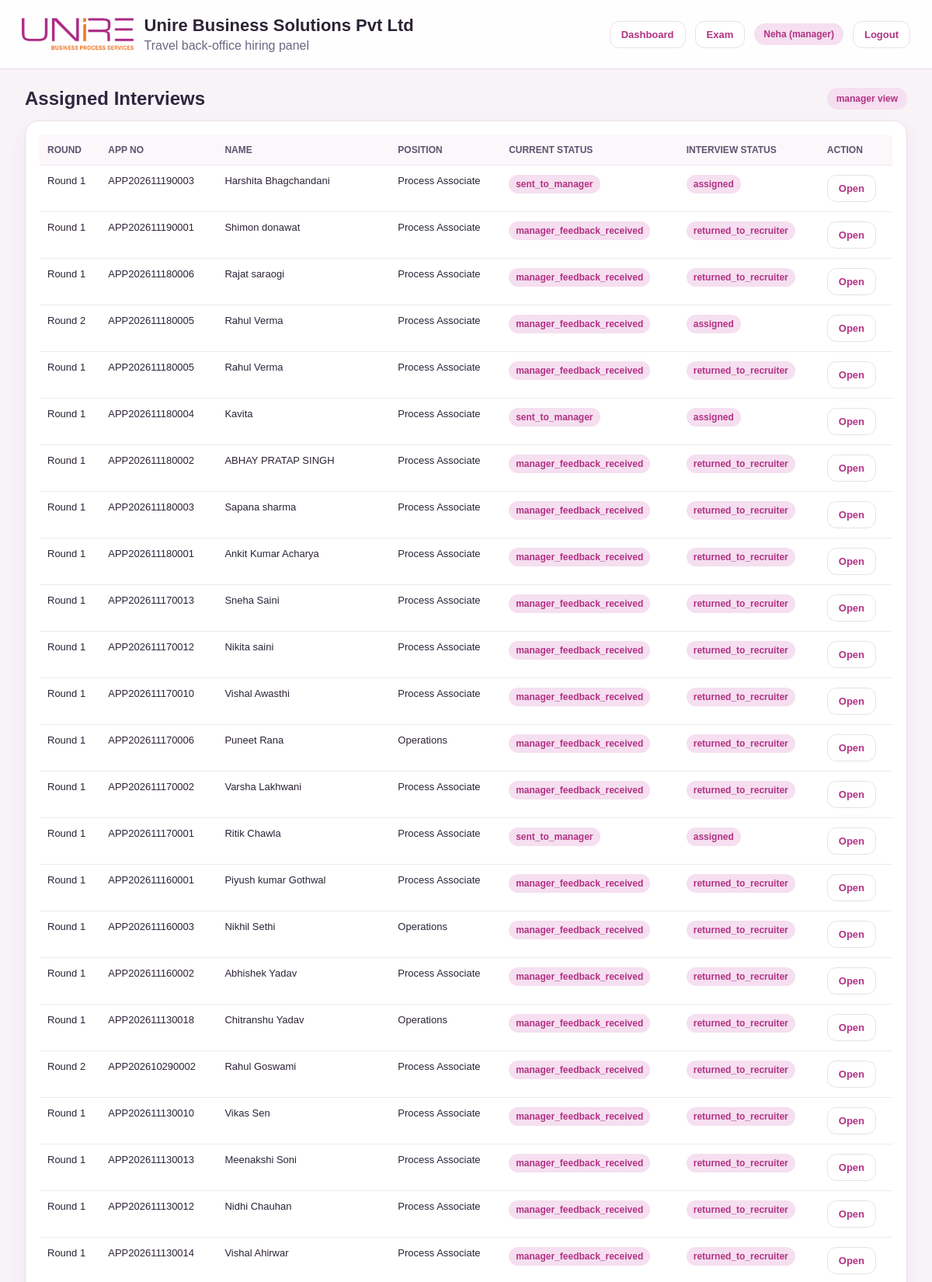
Screenshot of /dashboard.php (signed in, upper part) with the database file from the repository.
### tables this page shows
CREATE TABLE `interview_rounds` (
  `id` int(10) UNSIGNED NOT NULL,
  `candidate_id` int(10) UNSIGNED NOT NULL,
  `round_no` int(11) NOT NULL,
  `round_name` varchar(100) NOT NULL DEFAULT 'Interview Round',
  `recruiter_id` int(10) UNSIGNED NOT NULL,
  `manager_id` int(10) UNSIGNED NOT NULL,
  `assigned_at` timestamp NULL DEFAULT current_timestamp(),
  `interview_status` enum('assigned','under_review','feedback_submitted','returned_to_recruiter','closed') DEFAULT 'assigned',
  `scheduled_at` datetime DEFAULT NULL,
  `feedback_submitted_at` datetime DEFAULT NULL,
  `closed_at` datetime DEFAULT NULL
);

CREATE TABLE `candidates` (
  `id` int(10) UNSIGNED NOT NULL,
  `application_no` varchar(30) NOT NULL,
  `full_name` varchar(150) NOT NULL,
  `email` varchar(150) NOT NULL,
  `phone` varchar(20) NOT NULL,
  `alternate_phone` varchar(20) DEFAULT NULL,
  `gender` varchar(20) DEFAULT NULL,
  `dob` date DEFAULT NULL,
  `address` text DEFAULT NULL,
  `city` varchar(100) DEFAULT NULL,
  `state` varchar(100) DEFAULT NULL,
  `pincode` varchar(20) DEFAULT NULL,
  `highest_qualification` varchar(150) DEFAULT NULL,
  `total_experience` decimal(5,2) DEFAULT 0.00,
  `current_company` varchar(150) DEFAULT NULL,
  `current_salary` decimal(12,2) DEFAULT NULL,
  `expected_salary` decimal(12,2) DEFAULT NULL,
  `position_applied` varchar(150) NOT NULL,
  `department` varchar(100) DEFAULT NULL,
  `source_type` enum('walkin','qr','link','reference') DEFAULT 'walkin',
  `submitted_by_recruiter_id` int(10) UNSIGNED DEFAULT NULL,
  `current_status` varchar(50) NOT NULL DEFAULT 'submitted',
  `final_decision` enum('pending','selected','rejected') DEFAULT 'pending',
  `applied_at` timestamp NULL DEFAULT current_timestamp(),
  `updated_at` timestamp NULL DEFAULT current_timestamp() ON UPDATE current_timestamp(),
  `form_last_updated_by` int(10) UNSIGNED DEFAULT NULL,
  `form_last_updated_role` varchar(50) DEFAULT NULL,
  `form_last_updated_at` timestamp NULL DEFAULT NULL,
  `source_reference_name` varchar(255) DEFAULT NULL,
  `photo_path` varchar(255) DEFAULT NULL,
  `resume_path` varchar(255) DEFAULT NULL,
  `father_husband_name` varchar(150) DEFAULT NULL,
  `emergency_no` varchar(30) DEFAULT NULL,
  `age` int(11) DEFAULT NULL,
  `marital_status` varchar(20) DEFAULT NULL,
  `permanent_address` text DEFAULT NULL,
  `scheduled_exam` varchar(255) DEFAULT NULL,
  `career_goals` text DEFAULT NULL,
  `interest_in_field` text DEFAULT NULL,
  `notice_period` varchar(100) DEFAULT NULL,
  `notice_period_specify` varchar(255) DEFAULT NULL,
  `strengths` text DEFAULT NULL,
  `weakness` text DEFAULT NULL,
  `epf_registered` varchar(10) DEFAULT NULL,
  `uan_no` varchar(50) DEFAULT NULL,
  `esic_registered` varchar(10) DEFAULT NULL,
  `ip_no` varchar(50) DEFAULT NULL,
  `aadhaar_no` varchar(30) DEFAULT NULL,
  `pan_no` varchar(20) DEFAULT NULL,
  `bank_account_no` varchar(50) DEFAULT NULL,
  `ifsc_code` varchar(20) DEFAULT NULL,
  `hobbies` text DEFAULT NULL,
  `computer_knowledge` text DEFAULT NULL,
  `weekly_working_days` varchar(10) DEFAULT NULL,
  `medical_issue` varchar(255) DEFAULT NULL,
  `smoking` varchar(10) DEFAULT NULL,
  `self_vehicle` varchar(10) DEFAULT NULL,
  `driving_licence` varchar(10) DEFAULT NULL
);

### app/helpers/auth.php (called while the page is built, shortened)
<?php
function current_user() {
    return $_SESSION['user'] ?? null;
}
function h($value) {
    return htmlspecialchars((string)$value, ENT_QUOTES, 'UTF-8');
}

### public/dashboard.php (the view, shortened to what this page needs)
<?php
require_once __DIR__ . '/../app/helpers/auth.php';
$pdo = Database::connect();
$pdo->setAttribute(PDO::ATTR_ERRMODE, PDO::ERRMODE_EXCEPTION);
$user = current_user();
$role = $user['role'];
if ($role === 'manager') {
    $stmt = $pdo->prepare("
        SELECT
            ir.id AS round_id,
            c.id,
            c.application_no,
            c.full_name,
            c.position_applied,
            c.current_status,
            ir.round_name,
            ir.interview_status,
            ir.scheduled_at,
            u.full_name AS manager_name
        FROM interview_rounds ir
        JOIN candidates c ON c.id = ir.candidate_id
        LEFT JOIN users u ON u.id = ir.manager_id
        WHERE ir.manager_id = ?
        ORDER BY ir.id DESC
    ");
    $stmt->execute([$user['id']]);
    $rows = $stmt->fetchAll(PDO::FETCH_ASSOC);
}
include __DIR__ . '/../app/views/layouts/header.php';
?>
<div class="container">
    <div class="section-title">
        <h2>Assigned Interviews</h2>
        <span class="pill"><?= h($role) ?> view</span>
    </div>
    <div class="card">
        <table>
            <thead>
                <?php if ($role === 'manager'): ?>
                <tr>
                    <th>Round</th>
                    <th>App No</th>
                    <th>Name</th>
                    <th>Position</th>
                    <th>Current Status</th>
                    <th>Interview Status</th>
                    <th>Action</th>
                </tr>
                <?php endif; ?>
            </thead>
            <tbody>
                <?php foreach ($rows as $row): ?>
                <tr>
                    <?php if ($role === 'manager'): ?>
                        <td><?= h($row['round_name']) ?></td>
                        <td><?= h($row['application_no']) ?></td>
                        <td><?= h($row['full_name']) ?></td>
                        <td><?= h($row['position_applied']) ?></td>
                        <td><span class="badge"><?= h($row['current_status']) ?></span></td>
                        <td><span class="badge"><?= h($row['interview_status']) ?></span></td>
                        <td><a class="btn" href="manager-review.php?round_id=<?= (int) $row['round_id'] ?>">Open</a></td>
                    <?php endif; ?>
                </tr>
                <?php endforeach; ?>
            </tbody>
        </table>
    </div>
</div>
<?php include __DIR__ . '/../app/views/layouts/footer.php'; ?>

### public/assets/css/style.css (style rules this page uses)
:root { --bg: #f5f2f8; --surface: #ffffff; --surface-2: #f8f4fa; --border: #ead6e7; --text: #2d2340; --muted: #6f6781; --primary: #b5338a; --primary-dark: #8f246c; --accent: #f3c7df; --danger: #c03b5f; --success: #2e8b57; --warning: #c46a00; --shadow: 0 12px 30px rgba(155, 85, 133, .12); --radius: 20px }
body { margin: 0; font-family: Arial, Helvetica, sans-serif; background: linear-gradient(180deg, #fff, #f5f2f8 25%, #f8eef5); color: var(--text) }
a { text-decoration: none; color: inherit }
.container { max-width: 1400px; margin: 0 auto; padding: 28px }
.card { background: var(--surface); border: 1px solid var(--border); border-radius: var(--radius); padding: 18px; box-shadow: var(--shadow); }
.section-title { display: flex; justify-content: space-between; align-items: center; gap: 15px; margin: 0 0 18px }
.section-title h2 { margin: 0; font-size: 30px }
.btn { display: inline-flex; align-items: center; justify-content: center; gap: 8px; padding: 12px 18px; background: var(--primary); color: #fff; border: none; border-radius: 14px; cursor: pointer; font-weight: 700 }
.pill, .badge { display: inline-flex; align-items: center; padding: 8px 12px; border-radius: 999px; background: #f6e0ef; color: var(--primary); font-size: 12px; font-weight: 700 }
table { width: 100%; border-collapse: collapse }
th, td { padding: 14px; border-bottom: 1px solid var(--border); text-align: left; vertical-align: top }
th { color: var(--muted); font-size: 13px; text-transform: uppercase }

### public/dashboard.php (style rules this page uses)
* { box-sizing: border-box; }
body { margin: 0; font-family: Arial, Helvetica, sans-serif; background: #f7f3f7; color: #2c2337; }
.container { max-width: 1220px; margin: 24px auto; padding: 0 16px 40px; }
.card { background: #fff; border: 1px solid #eadfeb; border-radius: 18px; padding: 18px; box-shadow: 0 10px 24px rgba(122, 69, 119, .06); }
.section-title { display: flex; justify-content: space-between; align-items: center; gap: 12px; margin: 0 0 14px; }
.section-title h2 { margin: 0; font-size: 24px; color: #2f2640; }
.pill { display: inline-block; padding: 7px 12px; border-radius: 999px; background: #f5dff0; color: #b23284; font-size: 12px; font-weight: 700; }
table { width: 100%; border-collapse: collapse; background: #fff; }
th, td { border-bottom: 1px solid #f1e8f1; padding: 12px 10px; text-align: left; font-size: 13px; vertical-align: top; }
th { background: #fbf7fb; color: #5f536f; font-size: 12px; text-transform: uppercase; }
.badge { display: inline-block; padding: 5px 9px; border-radius: 999px; font-size: 12px; font-weight: 700; background: #f5dff0; color: #b23284; }
.btn { display: inline-block; border: 1px solid #eadfeb; border-radius: 12px; padding: 9px 14px; font-size: 13px; font-weight: 700; text-decoration: none; color: #b23284; background: #fff; }

### rows the page displays
interview_rounds: round_name "Round 1", candidate.application_no "APP202611190003", candidate.full_name "Harshita Bhagchandani", candidate.position_applied "Process Associate", candidate.current_status "sent_to_manager", interview_status "assigned"
interview_rounds: round_name "Round 1", candidate.application_no "APP202611190001", candidate.full_name "Shimon donawat", candidate.position_applied "Process Associate", candidate.current_status "manager_feedback_received", interview_status "returned_to_recruiter"
interview_rounds: round_name "Round 1", candidate.application_no "APP202611180006", candidate.full_name "Rajat saraogi", candidate.position_applied "Process Associate", candidate.current_status "manager_feedback_received", interview_status "returned_to_recruiter"
interview_rounds: round_name "Round 2", candidate.application_no "APP202611180005", candidate.full_name "Rahul Verma", candidate.position_applied "Process Associate", candidate.current_status "manager_feedback_received", interview_status "assigned"
interview_rounds: round_name "Round 1", candidate.application_no "APP202611180005", candidate.full_name "Rahul Verma", candidate.position_applied "Process Associate", candidate.current_status "manager_feedback_received", interview_status "returned_to_recruiter"
interview_rounds: round_name "Round 1", candidate.application_no "APP202611180004", candidate.full_name "Kavita", candidate.position_applied "Process Associate", candidate.current_status "sent_to_manager", interview_status "assigned"
interview_rounds: round_name "Round 1", candidate.application_no "APP202611180002", candidate.full_name "ABHAY PRATAP SINGH", candidate.position_applied "Process Associate", candidate.current_status "manager_feedback_received", interview_status "returned_to_recruiter"
interview_rounds: round_name "Round 1", candidate.application_no "APP202611180003", candidate.full_name "Sapana sharma", candidate.position_applied "Process Associate", candidate.current_status "manager_feedback_received", interview_status "returned_to_recruiter"
interview_rounds: round_name "Round 1", candidate.application_no "APP202611180001", candidate.full_name "Ankit Kumar Acharya", candidate.position_applied "Process Associate", candidate.current_status "manager_feedback_received", interview_status "returned_to_recruiter"
interview_rounds: round_name "Round 1", candidate.application_no "APP202611170013", candidate.full_name "Sneha Saini", candidate.position_applied "Process Associate", candidate.current_status "manager_feedback_received", interview_status "returned_to_recruiter"
interview_rounds: round_name "Round 1", candidate.application_no "APP202611170012", candidate.full_name "Nikita saini", candidate.position_applied "Process Associate", candidate.current_status "manager_feedback_received", interview_status "returned_to_recruiter"
interview_rounds: round_name "Round 1", candidate.application_no "APP202611170010", candidate.full_name "Vishal Awasthi", candidate.position_applied "Process Associate", candidate.current_status "manager_feedback_received", interview_status "returned_to_recruiter"
interview_rounds: round_name "Round 1", candidate.application_no "APP202611170006", candidate.full_name "Puneet Rana", candidate.position_applied "Operations", candidate.current_status "manager_feedback_received", interview_status "returned_to_recruiter"
interview_rounds: round_name "Round 1", candidate.application_no "APP202611170002", candidate.full_name "Varsha Lakhwani", candidate.position_applied "Process Associate", candidate.current_status "manager_feedback_received", interview_status "returned_to_recruiter"
interview_rounds: round_name "Round 1", candidate.application_no "APP202611170001", candidate.full_name "Ritik Chawla", candidate.position_applied "Process Associate", candidate.current_status "sent_to_manager", interview_status "assigned"
interview_rounds: round_name "Round 1", candidate.application_no "APP202611160001", candidate.full_name "Piyush kumar Gothwal", candidate.position_applied "Process Associate", candidate.current_status "manager_feedback_received", interview_status "returned_to_recruiter"
interview_rounds: round_name "Round 1", candidate.application_no "APP202611160003", candidate.full_name "Nikhil Sethi", candidate.position_applied "Operations", candidate.current_status "manager_feedback_received", interview_status "returned_to_recruiter"
interview_rounds: round_name "Round 1", candidate.application_no "APP202611160002", candidate.full_name "Abhishek Yadav", candidate.position_applied "Process Associate", candidate.current_status "manager_feedback_received", interview_status "returned_to_recruiter"
interview_rounds: round_name "Round 1", candidate.application_no "APP202611130018", candidate.full_name "Chitranshu Yadav", candidate.position_applied "Operations", candidate.current_status "manager_feedback_received", interview_status "returned_to_recruiter"
interview_rounds: round_name "Round 2", candidate.application_no "APP202610290002", candidate.full_name "Rahul Goswami", candidate.position_applied "Process Associate", candidate.current_status "manager_feedback_received", interview_status "returned_to_recruiter"
interview_rounds: round_name "Round 1", candidate.application_no "APP202611130010", candidate.full_name "Vikas Sen", candidate.position_applied "Process Associate", candidate.current_status "manager_feedback_received", interview_status "returned_to_recruiter"
interview_rounds: round_name "Round 1", candidate.application_no "APP202611130013", candidate.full_name "Meenakshi Soni", candidate.position_applied "Process Associate", candidate.current_status "manager_feedback_received", interview_status "returned_to_recruiter"
interview_rounds: round_name "Round 1", candidate.application_no "APP202611130012", candidate.full_name "Nidhi Chauhan", candidate.position_applied "Process Associate", candidate.current_status "manager_feedback_received", interview_status "returned_to_recruiter"
interview_rounds: round_name "Round 1", candidate.application_no "APP202611130014", candidate.full_name "Vishal Ahirwar", candidate.position_applied "Process Associate", candidate.current_status "manager_feedback_received", interview_status "returned_to_recruiter"

### other values shown
$user['name'] "Neha"
$user['role'] "manager"
$role "manager"
